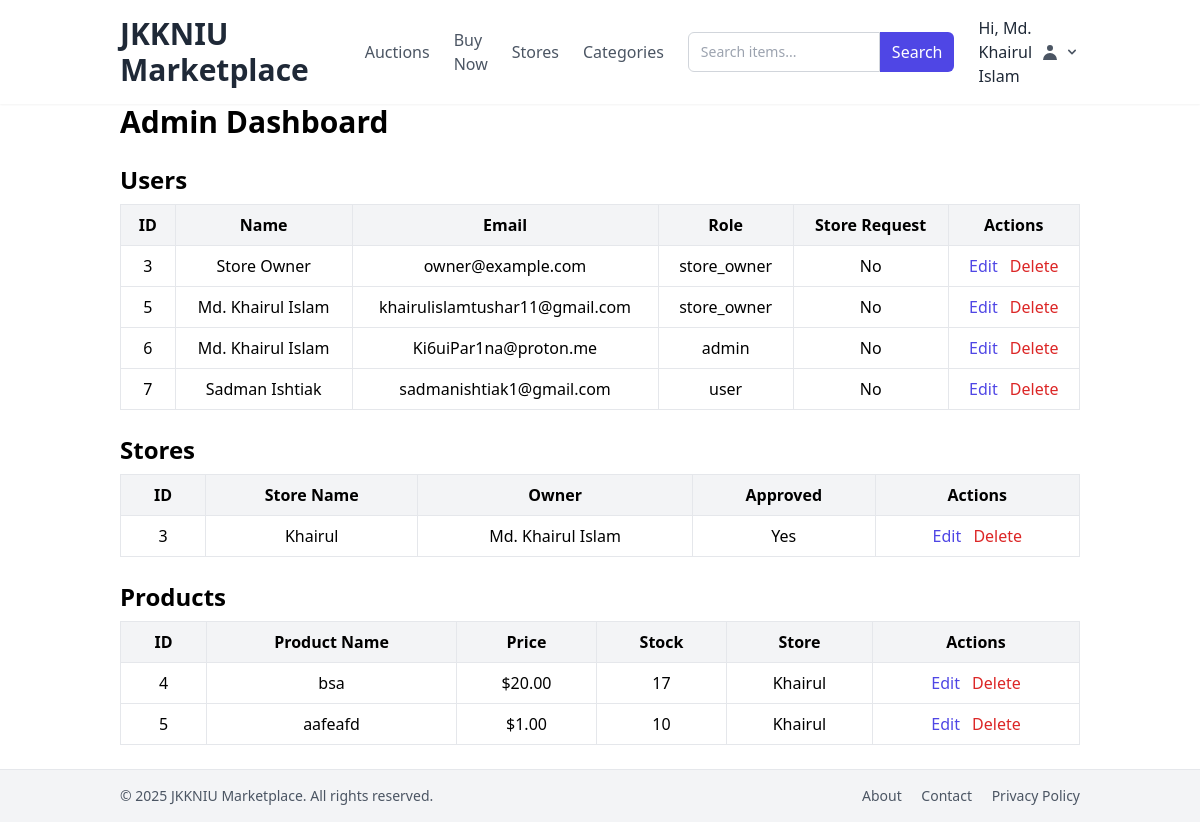
/admin_dashboard.php (signed in), run on the app's committed database.
### tables this page shows
CREATE TABLE `users` (
  `id` int(10) UNSIGNED NOT NULL,
  `name` varchar(100) NOT NULL,
  `email` varchar(190) NOT NULL,
  `password_hash` varchar(255) NOT NULL,
  `email_verified` tinyint(1) NOT NULL DEFAULT 0,
  `verification_token` varchar(64) DEFAULT NULL,
  `created_at` timestamp NOT NULL DEFAULT current_timestamp(),
  `updated_at` timestamp NOT NULL DEFAULT current_timestamp() ON UPDATE current_timestamp(),
  `role` enum('admin','store_owner','user') NOT NULL DEFAULT 'user',
  `store_request` tinyint(1) NOT NULL DEFAULT 0 COMMENT '0=no request, 1=requested store'
);

CREATE TABLE `stores` (
  `id` int(10) UNSIGNED NOT NULL,
  `owner_id` int(10) UNSIGNED NOT NULL,
  `name` varchar(255) NOT NULL,
  `approved` tinyint(1) DEFAULT 0
);

CREATE TABLE `products` (
  `id` int(10) UNSIGNED NOT NULL,
  `store_id` int(10) UNSIGNED NOT NULL,
  `name` varchar(255) NOT NULL,
  `price` decimal(10,2) NOT NULL,
  `description` text DEFAULT NULL,
  `category_name` varchar(255) NOT NULL,
  `subcategory_name` varchar(255) DEFAULT NULL,
  `subsubcategory_name` varchar(255) DEFAULT NULL,
  `stock` int(10) UNSIGNED NOT NULL DEFAULT 0,
  `review` float DEFAULT 0
);

### admin_dashboard.php (the view, shortened to what this page needs)
<?php
$conn = new mysqli("localhost", "root", "", "hackathon");
$users = $conn->query("SELECT id, name, email, role, store_request FROM users");
$stores = $conn->query("SELECT s.id, s.name, u.name AS owner_name, s.approved
                        FROM stores s
                        JOIN users u ON u.id = s.owner_id");
$products = $conn->query("SELECT p.id, p.name, p.price, p.stock, s.name AS store_name
                          FROM products p
                          JOIN stores s ON s.id = p.store_id");
?>
<h1 class="text-3xl font-bold mb-6">Admin Dashboard</h1>
<h2 class="text-2xl font-semibold mb-2">Users</h2>
<table class="min-w-full table-auto mb-6 border">
    <thead>
        <tr class="bg-gray-100">
            <th class="px-4 py-2 border">ID</th>
            <th class="px-4 py-2 border">Name</th>
            <th class="px-4 py-2 border">Email</th>
            <th class="px-4 py-2 border">Role</th>
            <th class="px-4 py-2 border">Store Request</th>
            <th class="px-4 py-2 border">Actions</th>
        </tr>
    </thead>
    <tbody>
        <?php if ($users && $users->num_rows > 0): ?>
            <?php while ($u = $users->fetch_assoc()): ?>
                <tr class="text-center">
                    <td class="px-4 py-2 border"><?= $u['id'] ?></td>
                    <td class="px-4 py-2 border"><?= htmlspecialchars($u['name']) ?></td>
                    <td class="px-4 py-2 border"><?= htmlspecialchars($u['email']) ?></td>
                    <td class="px-4 py-2 border"><?= htmlspecialchars($u['role']) ?></td>
                    <td class="px-4 py-2 border"><?= $u['store_request'] ? "Pending" : "No" ?></td>
                    <td class="px-4 py-2 border">
                        <a href="edit_user.php?id=<?= $u['id'] ?>" class="text-indigo-600 hover:underline mr-2">Edit</a>
                        <a href="?delete_user=<?= $u['id'] ?>" onclick="return confirm('Delete this user?')" class="text-red-600 hover:underline">Delete</a>
                    </td>
                </tr>
            <?php endwhile; ?>
        <?php else: ?>
            <tr><td colspan="6" class="text-gray-500 py-2">No users found.</td></tr>
        <?php endif; ?>
    </tbody>
</table>
<h2 class="text-2xl font-semibold mb-2">Stores</h2>
<table class="min-w-full table-auto mb-6 border">
    <thead>
        <tr class="bg-gray-100">
            <th class="px-4 py-2 border">ID</th>
            <th class="px-4 py-2 border">Store Name</th>
            <th class="px-4 py-2 border">Owner</th>
            <th class="px-4 py-2 border">Approved</th>
            <th class="px-4 py-2 border">Actions</th>
        </tr>
    </thead>
    <tbody>
        <?php if ($stores && $stores->num_rows > 0): ?>
            <?php while ($s = $stores->fetch_assoc()): ?>
                <tr class="text-center">
                    <td class="px-4 py-2 border"><?= $s['id'] ?></td>
                    <td class="px-4 py-2 border"><?= htmlspecialchars($s['name']) ?></td>
                    <td class="px-4 py-2 border"><?= htmlspecialchars($s['owner_name']) ?></td>
                    <td class="px-4 py-2 border"><?= $s['approved'] ? "Yes" : "No" ?></td>
                    <td class="px-4 py-2 border">
                        <a href="edit_store.php?id=<?= $s['id'] ?>" class="text-indigo-600 hover:underline mr-2">Edit</a>
                        <a href="?delete_store=<?= $s['id'] ?>" onclick="return confirm('Delete this store?')" class="text-red-600 hover:underline">Delete</a>
                    </td>
                </tr>
            <?php endwhile; ?>
        <?php else: ?>
            <tr><td colspan="5" class="text-gray-500 py-2">No stores found.</td></tr>
        <?php endif; ?>
    </tbody>
</table>
<h2 class="text-2xl font-semibold mb-2">Products</h2>
<table class="min-w-full table-auto mb-6 border">
    <thead>
        <tr class="bg-gray-100">
            <th class="px-4 py-2 border">ID</th>
            <th class="px-4 py-2 border">Product Name</th>
            <th class="px-4 py-2 border">Price</th>
            <th class="px-4 py-2 border">Stock</th>
            <th class="px-4 py-2 border">Store</th>
            <th class="px-4 py-2 border">Actions</th>
        </tr>
    </thead>
    <tbody>
        <?php if ($products && $products->num_rows > 0): ?>
            <?php while ($p = $products->fetch_assoc()): ?>
                <tr class="text-center">
                    <td class="px-4 py-2 border"><?= $p['id'] ?></td>
                    <td class="px-4 py-2 border"><?= htmlspecialchars($p['name']) ?></td>
                    <td class="px-4 py-2 border">$<?= $p['price'] ?></td>
                    <td class="px-4 py-2 border"><?= $p['stock'] ?></td>
                    <td class="px-4 py-2 border"><?= htmlspecialchars($p['store_name']) ?></td>
                    <td class="px-4 py-2 border">
                        <a href="edit_product.php?id=<?= $p['id'] ?>" class="text-indigo-600 hover:underline mr-2">Edit</a>
                        <a href="?delete_product=<?= $p['id'] ?>" onclick="return confirm('Delete this product?')" class="text-red-600 hover:underline">Delete</a>
                    </td>
                </tr>
            <?php endwhile; ?>
        <?php else: ?>
            <tr><td colspan="6" class="text-gray-500 py-2">No products found.</td></tr>
        <?php endif; ?>
    </tbody>
</table>
<?php
$content = ob_get_clean();
include './lib/layout.php';

### lib/layout.php (shortened to what this page needs)
<?php
$year = date('Y');
?>
<!DOCTYPE html>
<html lang="en">
<head>
    <script src="https://cdn.tailwindcss.com"></script>
</head>
<body class="flex flex-col min-h-screen">
    <header class="bg-white shadow-sm py-4 sticky top-0 z-50">
        <div class="container mx-auto px-4 sm:px-6 lg:px-8 flex justify-between items-center">
            <a href="./" class="text-3xl font-bold text-gray-800">JKKNIU Marketplace</a>
            <div class="flex items-center space-x-6">
                <nav class="hidden md:flex items-center space-x-6">
                    <a href="./auctions.php" class="text-gray-600 hover:text-gray-900 transition-colors duration-200">Auctions</a>
                    <a href="./buynow.php" class="text-gray-600 hover:text-gray-900 transition-colors duration-200">Buy Now</a>
                    <a href="./stores.php" class="text-gray-600 hover:text-gray-900 transition-colors duration-200">Stores</a>
                    <a href="./categories.php" class="text-gray-600 hover:text-gray-900 transition-colors duration-200">Categories</a>
                </nav>
                <form action="./search.php" method="GET" class="hidden md:flex">
                    <input
                        type="text"
                        name="q"
                        placeholder="Search items..."
                        class="border border-gray-300 rounded-l-md px-3 py-2 text-sm focus:outline-none focus:ring-1 focus:ring-indigo-500 w-48"
                    >
                    <button type="submit"
                        class="bg-indigo-600 text-white px-3 py-2 rounded-r-md hover:bg-indigo-700 transition-colors duration-200">
                        Search
                    </button>
                </form>
                <div id="auth-panel" class="relative flex items-center">
                    <?php if (!empty($_SESSION['user_id'])): ?>
                        <div class="flex items-center">
                            <span class="text-gray-800 font-medium mr-2 hidden md:block">
                                Hi, <?= htmlspecialchars($_SESSION['user_name']) ?>
                            </span>
                            <button id="user-menu-button" class="flex items-center space-x-1 focus:outline-none">
                                <svg class="w-5 h-5 text-gray-600" fill="currentColor" viewBox="0 0 20 20">
                                    <path fill-rule="evenodd" d="M10 9a3 3 0 100-6 3 3 0 000 6zm-7 9a7 7 0 1114 0H3z" clip-rule="evenodd" />
                                </svg>
                                <svg class="w-4 h-4 text-gray-600" fill="currentColor" viewBox="0 0 20 20">
                                    <path fill-rule="evenodd" d="M5.293 7.293a1 1 0 011.414 0L10 10.586l3.293-3.293a1 1 0 111.414 1.414l-4 4a1 1 0 01-1.414 0l-4-4a1 1 0 010-1.414z" clip-rule="evenodd" />
                                </svg>
                            </button>
                        </div>
                    <?php endif; ?>
                </div>
            </div>
        </div>
    </header>
    <main class="container mx-auto px-4 sm:px-6 lg:px-8 flex-grow">
        <?= $content ?? '' ?>
    </main>
    <footer class="bg-gray-100 border-t py-4 mt-auto">
        <div class="container mx-auto px-4 sm:px-6 lg:px-8 flex flex-col sm:flex-row justify-between items-center text-sm text-gray-600">
            <p>&copy; <?= $year ?> JKKNIU Marketplace. All rights reserved.</p>
            <div class="space-x-4 mt-2 sm:mt-0">
                <a href="./about.php" class="hover:text-gray-900">About</a>
                <a href="./contact.php" class="hover:text-gray-900">Contact</a>
                <a href="./privacy.php" class="hover:text-gray-900">Privacy Policy</a>
            </div>
        </div>
    </footer>
</body>
</html>

### data on the page
users: id "3", name "Store Owner", email "owner@example.com", role "store_owner", store_request "No"
users: id "5", name "Md. Khairul Islam", email "khairulislamtushar11@gmail.com", role "store_owner", store_request "No"
users: id "6", name "Md. Khairul Islam", email "Ki6uiPar1na@proton.me", role "admin", store_request "No"
users: id "7", name "Sadman Ishtiak", email "sadmanishtiak1@gmail.com", role "user", store_request "No"
stores: id "3", name "Khairul", owner.name "Md. Khairul Islam", approved "Yes"
products: id "4", name "bsa", price "20.00", stock "17", store.name "Khairul"
products: id "5", name "aafeafd", price "1.00", stock "10", store.name "Khairul"

### other printed values
$_SESSION['user_name'] "Md. Khairul Islam"
